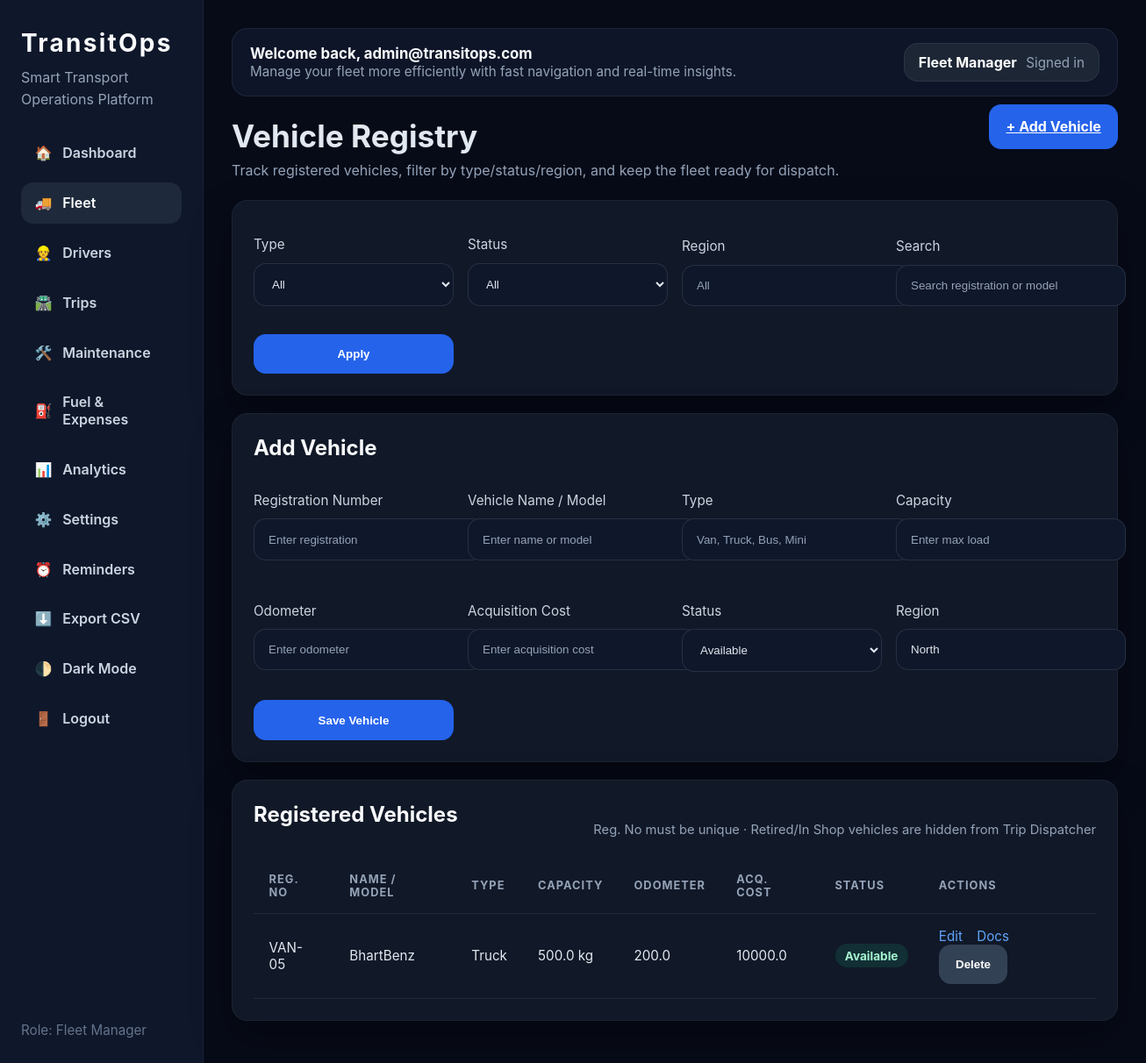
The page /vehicles (signed in) on the database its author committed.
### tables this page shows
CREATE TABLE vehicles (
                id INTEGER PRIMARY KEY AUTOINCREMENT,
                registration_number TEXT UNIQUE NOT NULL,
                name TEXT NOT NULL,
                vehicle_type TEXT NOT NULL,
                max_load_capacity REAL NOT NULL,
                odometer REAL NOT NULL DEFAULT 0,
                acquisition_cost REAL NOT NULL DEFAULT 0,
                status TEXT NOT NULL DEFAULT 'Available'
            , region TEXT NOT NULL DEFAULT 'North');

### app.py (the view, shortened to what this page needs)
    @app.route('/vehicles', methods=['GET', 'POST'])
    @login_required
    @role_required('Fleet Manager', 'Safety Officer')
    def vehicles():
        conn = get_db_connection()
        vehicle_type_filter = request.args.get('vehicle_type', '').strip()
        status_filter = request.args.get('status', '').strip()
        region_filter = request.args.get('region', '').strip()
        search = request.args.get('search', '').strip()
        query = 'SELECT * FROM vehicles WHERE 1=1'
        params = []
        if vehicle_type_filter:
            query += ' AND vehicle_type = ?'
            params.append(vehicle_type_filter)
        if status_filter:
            query += ' AND status = ?'
            params.append(status_filter)
        if region_filter:
            query += ' AND region LIKE ?'
            params.append(f'%{region_filter}%')
        if search:
            query += ' AND (registration_number LIKE ? OR name LIKE ? OR vehicle_type LIKE ? OR region LIKE ?)'
            params.extend([f'%{search}%'] * 4)
        query += ' ORDER BY id DESC'
        items = conn.execute(query, params).fetchall()
        return render_template('vehicles.html', items=items)

### app.py (called while the page is built)
def get_user_role():
    user = g.get('user') or {}
    return (user.get('role') or '').strip()

def role_required(*allowed_roles):
    def decorator(view):
        @wraps(view)
        def wrapped(*args, **kwargs):
            if not g.user:
                return redirect(url_for('login'))
            role = get_user_role()
            if allowed_roles and role not in allowed_roles:
                flash('You do not have permission to access this page.')
                return redirect(url_for('dashboard'))
            return view(*args, **kwargs)
        return wrapped
    return decorator

def get_db_connection():
    if 'db' not in g:
        database_url = current_app.config['DATABASE']
        if isinstance(database_url, str) and database_url.startswith(POSTGRES_SCHEMES):
            if psycopg is None:
                raise RuntimeError('psycopg is required for PostgreSQL support. Install psycopg[binary].')
            g.db = psycopg.connect(database_url)
            g.db.row_factory = dict_row
        else:
            g.db = sqlite3.connect(database_url)
            g.db.row_factory = sqlite3.Row
    return g.db

### templates/vehicles.html (shortened to what this page needs)
{% extends 'base.html' %} {% block content %}
<div class="page-header">
  <div>
    <h1>Vehicle Registry</h1>
    <p>
      Track registered vehicles, filter by type/status/region, and keep the fleet
      ready for dispatch.
    </p>
  </div>
  <div class="section-actions">
    <a class="button" href="#add">+ Add Vehicle</a>
  </div>
</div>
<div class="card registry-controls">
  <form method="get" class="filter-grid">
    <label>
      Type
      <select name="vehicle_type">
        <option value="">All</option>
      </select>
    </label>
    <label>
      Status
      <select name="status">
        <option value="">All</option>
      </select>
    </label>
    <label>
      Region
      <input name="region" placeholder="All" value="{{ request.args.get('region','') }}" />
    </label>
    <label>
      Search
      <input name="search" placeholder="Search registration or model" value="{{ request.args.get('search','') }}" />
    </label>
    <button type="submit" class="button">Apply</button>
  </form>
</div>
<div class="card" id="add">
  <h2>Add Vehicle</h2>
  <form method="post" class="form-grid vehicle-form">
    <label>
      Registration Number
      <input name="registration_number" placeholder="Enter registration" required />
    </label>
    <label>
      Vehicle Name / Model
      <input name="name" placeholder="Enter name or model" required />
    </label>
    <label>
      Type
      <input name="vehicle_type" placeholder="Van, Truck, Bus, Mini" required />
    </label>
    <label>
      Capacity
      <input name="max_load_capacity" type="number" step="0.01" placeholder="Enter max load" required />
    </label>
    <label>
      Odometer
      <input name="odometer" type="number" step="0.01" placeholder="Enter odometer" required />
    </label>
    <label>
      Acquisition Cost
      <input name="acquisition_cost" type="number" step="0.01" placeholder="Enter acquisition cost" required />
    </label>
    <label>
      Status
      <select name="status">
        <option>Available</option>
      </select>
    </label>
    <label>
      Region
      <input name="region" placeholder="Region" value="North" />
    </label>
    <button class="button">Save Vehicle</button>
  </form>
</div>
<div class="card vehicle-table-card">
  <div class="table-header">
    <h2>Registered Vehicles</h2>
    <span class="small-note">Reg. No must be unique · Retired/In Shop vehicles are hidden from Trip Dispatcher</span>
  </div>
  <table class="vehicle-table">
    <tr>
      <th>Reg. No</th>
      <th>Name / Model</th>
      <th>Type</th>
      <th>Capacity</th>
      <th>Odometer</th>
      <th>Acq. Cost</th>
      <th>Status</th>
      <th>Actions</th>
    </tr>
    {% for item in items %}
    <tr>
      <td>{{ item.registration_number }}</td>
      <td>{{ item.name }}</td>
      <td>{{ item.vehicle_type }}</td>
      <td>{{ item.max_load_capacity }} kg</td>
      <td>{{ item.odometer }}</td>
      <td>{{ item.acquisition_cost }}</td>
      <td><span class="status-pill status-{{ item.status|replace(' ', '-') }}">{{ item.status }}</span></td>
      <td>
        <a class="action-link" href="/vehicles/{{ item.id }}/edit">Edit</a>
        <a class="action-link" href="/vehicles/{{ item.id }}/documents">Docs</a>
        <form method="post" action="/vehicles/{{ item.id }}/delete" class="inline-form">
          <button class="button secondary">Delete</button>
        </form>
      </td>
    </tr>
    {% endfor %}
  </table>
</div>
{% endblock %}

### static/style.css (style rules this page uses)
:root { color-scheme: dark; }
body { font-family: 'Inter', 'Segoe UI', Arial, sans-serif; margin: 0; min-height: 100vh; background: #070b18; color: #e2e8f0; }
.content > .card, .content > .grid, .content > .dashboard-grid { margin-bottom: 1.25rem; }
.button { padding: 0.95rem 1.2rem; background: #2563eb; color: white; border: none; border-radius: 14px; cursor: pointer; font-weight: 700; transition: transform 0.2s ease, background 0.2s ease; }
.button.secondary { background: #334155; }
.page-header { display: flex; justify-content: space-between; align-items: flex-start; gap: 1rem; margin-bottom: 1.5rem; }
.page-header h1 { margin: 0 0 0.5rem; font-size: 2.2rem; }
.page-header p { margin: 0; color: #94a3b8; }
.registry-controls { padding: 1.5rem; background: rgba(15,23,42,.92); border: 1px solid rgba(148,163,184,.12); border-radius: 24px; }
.vehicle-form { display: grid; grid-template-columns: repeat(auto-fit, minmax(220px, 1fr)); gap: 1rem; }
.vehicle-table-card { overflow-x: auto; }
.table-header { display: flex; align-items: center; justify-content: space-between; gap: 1rem; margin-bottom: 1rem; }
.vehicle-table { width: 100%; min-width: 960px; border-collapse: collapse; }
.vehicle-table th, .vehicle-table td { padding: 1rem 1.1rem; border-bottom: 1px solid rgba(148,163,184,.12); }
.vehicle-table th { color: #94a3b8; font-size: 0.8rem; text-transform: uppercase; letter-spacing: 0.08em; }
.vehicle-table td { color: #e2e8f0; font-size: 0.95rem; vertical-align: middle; }
.action-link { color: #60a5fa; text-decoration: none; margin-right: 0.75rem; }
.inline-form { display: inline-block; margin: 0; }
.small-note { color: #94a3b8; font-size: 0.92rem; margin-top: 0.75rem; }
.card { background: #111827; padding: 1.5rem; border-radius: 18px; margin-bottom: 1.3rem; box-shadow: 0 20px 45px rgba(0,0,0,.35); border: 1px solid rgba(148,163,184,.08); }
.card h2 { margin-top: 0; color: #f8fafc; }
.filter-grid { display: grid; grid-template-columns: repeat(auto-fit, minmax(180px, 1fr)); gap: 1rem; align-items: end; }
table { border-collapse: collapse; width: 100%; color: #e2e8f0; }
th, td { padding: 0.95rem 1rem; border-bottom: 1px solid rgba(148,163,184,.12); }
th { color: #94a3b8; font-size: 0.9rem; text-align: left; }
td { font-size: 0.95rem; }
.status-pill { display: inline-flex; align-items: center; padding: 0.35rem 0.7rem; border-radius: 999px; font-size: 0.85rem; font-weight: 700; }
.status-Available { background: rgba(16,185,129,.14); color: #a7f3d0; }
form input, form select, form textarea { display: block; width: 100%; margin: 0.7rem 0 1rem; padding: 0.95rem 1rem; border: 1px solid rgba(148,163,184,.18); border-radius: 14px; background: #0f172a; color: #e2e8f0; }
form label { display: block; color: #cbd5e1; font-size: 0.95rem; margin-top: 1rem; }
form input::placeholder, form textarea::placeholder { color: #94a3b8; }
.form-grid { display: grid; gap: 1rem; }
button { padding: 0.95rem 1.2rem; background: #2563eb; color: white; border: none; border-radius: 14px; cursor: pointer; font-weight: 700; }
button.secondary { background: #334155; }
.small-note { color: #94a3b8; font-size: 0.92rem; margin-top: 1rem; }

### rows shown on the page
vehicles: registration_number "VAN-05", name "BhartBenz", vehicle_type "Truck", max_load_capacity "500.0", odometer "200.0", acquisition_cost "10000.0", status "Available"

### other values the page prints
{{ 'Light' if session.get('dark_mode') else 'Dark' }} "Dark"
{{ session.get('user', {}).get('role', 'Guest') }} "Fleet Manager"
{{ session.get('user', {}).get('email', 'Guest') }} "admin@transitops.com"
